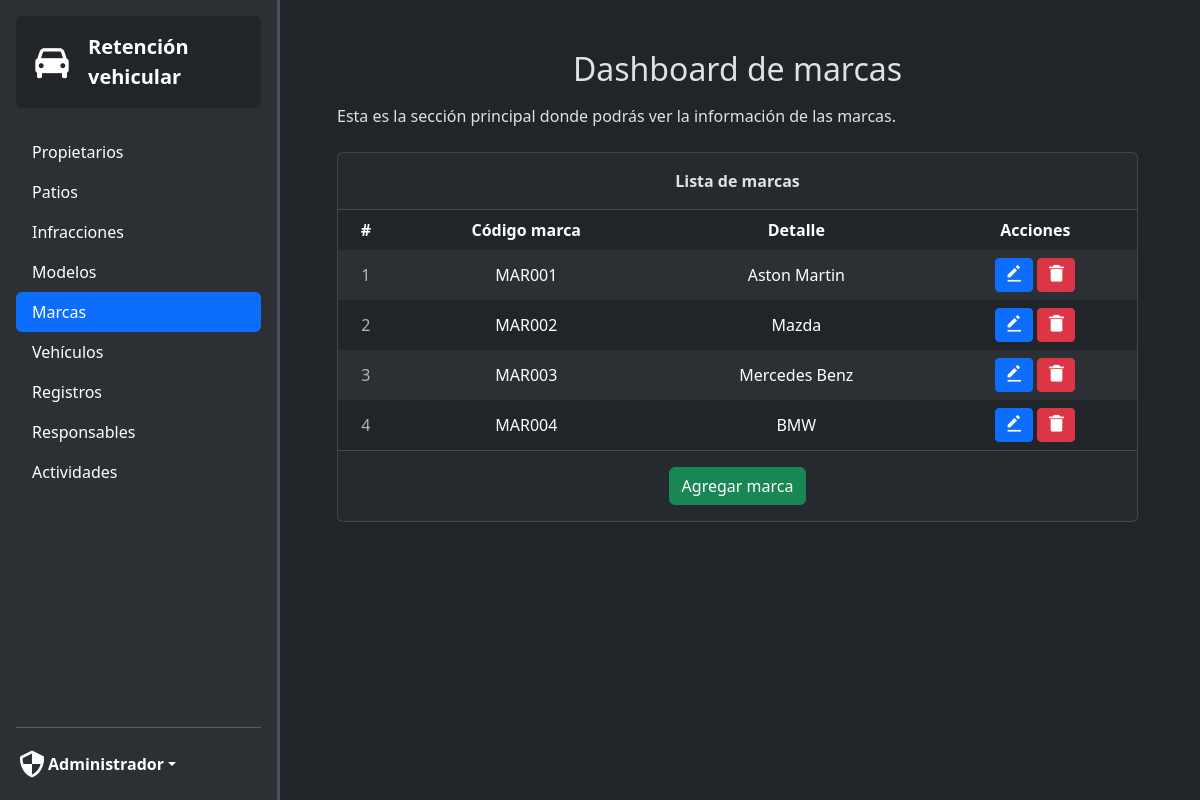
The page /admin?action=marcasDashboard (signed in) on the database its author committed.
### tables this page shows
CREATE TABLE `marcas` (
  `codigo_marca` varchar(20) NOT NULL,
  `detalle` text NOT NULL,
  PRIMARY KEY (`codigo_marca`)
);

### app/config/configs.php (called while the page is built)
<?php
$configs = [
    'database' => [
        'host' => 'localhost',
        'port' => '3306',
        'name' => 'sis_retencion_vehicular',
        'user' => 'root',
        'password' => '',
    ],
    'app' => [
        'base_url' => 'http://localhost/retencion-vehicular',
        'timezone' => 'America/Guayaquil',
    ],
];
return $configs;

### app/core/Database.php (called while the page is built)
<?php
class Database
{
    private static $instance = null;
    private $pdo;
    private function __construct()
    {
        $configs = require __DIR__ . '/../config/configs.php';
        $db = $configs['database'];
        try {
            $this->pdo = new PDO(
                "mysql:host={$db['host']};dbname={$db['name']};port={$db['port']}",
                $db['user'],
                $db['password']
            );
            $this->pdo->setAttribute(PDO::ATTR_ERRMODE, PDO::ERRMODE_EXCEPTION);
            $this->pdo->setAttribute(PDO::ATTR_DEFAULT_FETCH_MODE, PDO::FETCH_ASSOC);
        } catch (PDOException $e) {
            die("Error en la conexión a la base de datos: " . $e->getMessage());
        }
    }
    public static function getInstance()
    {
        if (self::$instance === null) {
            self::$instance = new self();
        }
        return self::$instance;
    }
    public function getConnection()
    {
        return $this->pdo;
    }
}

### app/controllers/MarcaController.php (called while the page is built, shortened)
<?php
require_once 'app/models/MarcaModel.php';
class MarcaController {
    private MarcaModel $model;
    public function __construct() {
        $this->model = new MarcaModel();
    }
    public function listar()
    {
        try {
            $marcas = $this->model->readMarcas();
            return $marcas;
        } catch (\Exception $e) {
            error_log("Error en listar marcas: " . $e->getMessage());
            echo "Ocurrió un error al obtener las marcas.";
        }
    }
}

### app/models/MarcaModel.php (called while the page is built, shortened)
<?php
require_once __DIR__ . '/../core/Database.php';
class MarcaModel {
    private $db;
    public function __construct()
    {
        $this->db = Database::getInstance()->getConnection();
    }
    public function readMarcas(): array|false
    {
        try {
            $stmt = $this->db->query("SELECT * FROM marcas");
            return $stmt->fetchAll();
        } catch (PDOException $e) {
            error_log("Error en readMarcas: " . $e->getMessage());
            return false;
        }
    }
}

### app/views/admin/marcasDashboard.php (the view, shortened to what this page needs)
<?php
require_once __DIR__ . '/../../controllers/MarcaController.php';
$marcaController = new MarcaController();
$marcasLista = $marcaController->listar();
?>
<!doctype html>
<html lang="en" data-bs-theme="dark">
<head>
    <link href="https://cdn.jsdelivr.net/npm/bootstrap@5.3.3/dist/css/bootstrap.min.css" rel="stylesheet">
    <link href='https://unpkg.com/boxicons@2.1.4/css/boxicons.min.css' rel='stylesheet'>
    <link rel="stylesheet" href="http://localhost/retencion-vehicular/public/css/styles.css">
</head>
<body class="d-flex">
<div class="d-flex flex-column border-end border-3 flex-shrink-0 bg-body-tertiary p-3 sticky" style="width: 280px; height: 100vh; position: fixed; z-index: 100">
    <a href="http://localhost/retencion-vehicular/admin?action=propietariosDashboard" class="bg-body rounded p-3 d-flex align-items-center mb-4 link-body-emphasis text-decoration-none">
        <i class='bx bxs-car me-3' style="font-size: 40px"></i>
        <span class="fs-5 fw-bold text-align-center">Retención vehicular</span>
    </a>
    <ul class="nav nav-pills flex-column mb-auto">
        <li class="nav-item">
            <a href="http://localhost/retencion-vehicular/admin?action=propietariosDashboard" class="nav-link link-body-emphasis">
                Propietarios
            </a>
        </li>
        <li class="nav-item">
            <a href="http://localhost/retencion-vehicular/admin?action=patiosDashboard" class="nav-link link-body-emphasis">
                Patios
            </a>
        </li>
        <li class="nav-item">
            <a href="http://localhost/retencion-vehicular/admin?action=infraccionesDashboard" class="nav-link link-body-emphasis">
                Infracciones
            </a>
        </li>
        <li class="nav-item">
            <a href="http://localhost/retencion-vehicular/admin?action=modelosDashboard" class="nav-link link-body-emphasis">
                Modelos
            </a>
        </li>
        <li class="nav-item">
            <a href="http://localhost/retencion-vehicular/admin?action=marcasDashboard" class="nav-link active">
                Marcas
            </a>
        </li>
        <li class="nav-item">
            <a href="http://localhost/retencion-vehicular/admin?action=vehiculosDashboard" class="nav-link link-body-emphasis">
                Vehículos
            </a>
        </li>
        <li class="nav-item">
            <a href="http://localhost/retencion-vehicular/admin?action=registrosDashboard" class="nav-link link-body-emphasis">
                Registros
            </a>
        </li>
        <li class="nav-item">
            <a href="http://localhost/retencion-vehicular/admin?action=responsablesDashboard" class="nav-link link-body-emphasis">
                Responsables
            </a>
        </li>
        <li class="nav-item">
            <a href="http://localhost/retencion-vehicular/admin?action=actividadesDashboard" class="nav-link link-body-emphasis">
                Actividades
            </a>
        </li>
    </ul>
    <hr>
    <div class="dropdown">
        <a href="#" class="d-flex align-items-center link-body-emphasis text-decoration-none dropdown-toggle" data-bs-toggle="dropdown" aria-expanded="false">
            <i class='bx bx-shield-quarter my-1' style="font-size: 32px"></i>
            <strong>Administrador</strong>
        </a>
    </div>
</div>
<div class="container" style="margin: 50px 50px 50px 325px">
    <h2 class="text-center">Dashboard de marcas</h2>
    <p class="my-3">Esta es la sección principal donde podrás ver la información de las marcas.</p>
    <div class="row my-2 pb-5">
        <div class="col-md-12 my-2">
            <div class="main-card mb-3 card">
                <div class="card-header fw-semibold p-3 text-center">Lista de marcas</div>
                <div class="table-responsive">
                    <table class="align-middle mb-0 table table-borderless table-hover table-striped">
                        <thead>
                        <tr>
                            <th class="text-center">#</th>
                            <th class="text-center">Código marca</th>
                            <th class="text-center">Detalle</th>
                            <th class="text-center">Acciones</th>
                        </tr>
                        </thead>
                        <tbody class="table-group-divider">
                        <?php if (empty($marcasLista)) { ?>
                            <tr>
                                <td class="text-center" colspan="4">No hay marcas</td>
                            </tr>
                        <?php } else { ?>
                            <?php foreach ($marcasLista as $index => $marca) { ?>
                                <tr>
                                    <td class="text-center text-muted"><?php echo $index + 1; ?></td>
                                    <td class="text-center"><?php echo $marca['codigo_marca']; ?></td>
                                    <td class="text-center"><?php echo $marca['detalle']; ?></td>
                                    <td class="text-center">
                                        <button type="button" class="btn btn-primary btn-sm btn-editar"
                                                data-codigo="<?php echo $marca['codigo_marca']; ?>"
                                                data-detalle="<?php echo $marca['detalle']; ?>"
                                                data-bs-toggle="modal" data-bs-target="#editaModal">
                                            <i class='bx bxs-edit-alt' style="font-size: 20px"></i>
                                        </button>
                                        <button type="button" class="btn btn-danger btn-sm btn-eliminar"
                                                data-codigo="<?php echo $marca['codigo_marca']; ?>"
                                                data-bs-toggle="modal" data-bs-target="#deleteModal">
                                            <i class='bx bxs-trash-alt' style="font-size: 20px"></i>
                                        </button>
                                    </td>
                                </tr>
                            <?php } ?>
                        <?php } ?>
                        </tbody>
                    </table>
                </div>
                <div class="d-block text-center card-footer">
                    <a type="button" class="btn btn-success my-2" data-bs-toggle="modal" data-bs-target="#agregarModal">Agregar marca</a>
                </div>
            </div>
        </div>
    </div>
</div>
</body>
</html>

### public/css/styles.css (style rules this page uses)
body { height: 100vh; margin: 0; }

### rows shown on the page
marcas: codigo_marca "MAR001", detalle "Aston Martin"
marcas: codigo_marca "MAR002", detalle "Mazda"
marcas: codigo_marca "MAR003", detalle "Mercedes Benz"
marcas: codigo_marca "MAR004", detalle "BMW"
